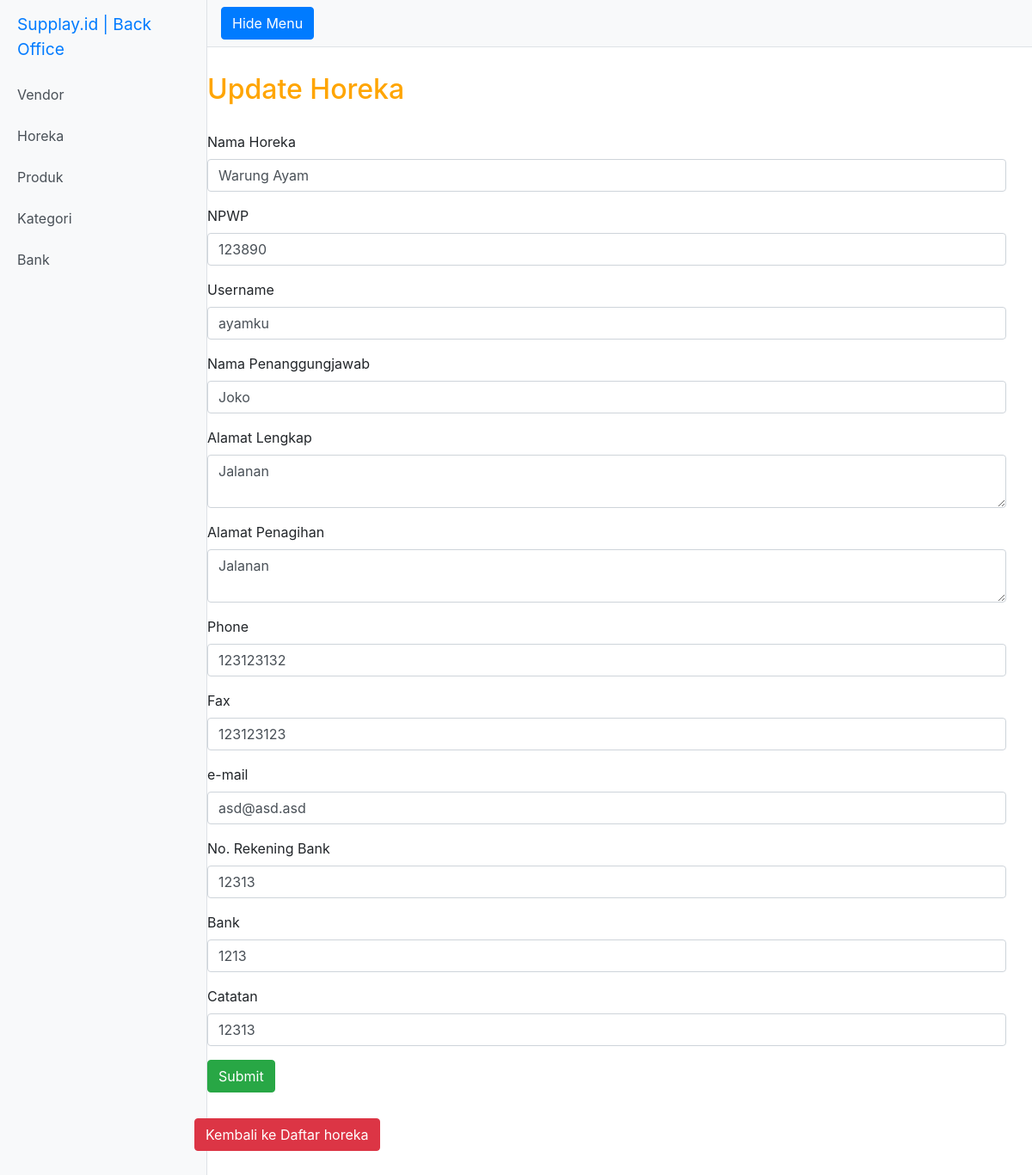
Screenshot of /index.php/horeka/update/62006283 with the database file from the repository.
### tables this page shows
CREATE TABLE `horeka` (
  `horeka_id` int(10) NOT NULL,
  `h_name` varchar(255) NOT NULL,
  `h_npwp` varchar(100) NOT NULL,
  `h_username` varchar(20) NOT NULL,
  `h_password` varchar(20) NOT NULL,
  `h_pic_name` varchar(255) NOT NULL,
  `h_address` varchar(255) NOT NULL,
  `h_biz_address` varchar(255) NOT NULL,
  `h_city` varchar(255) NOT NULL,
  `h_province` varchar(255) NOT NULL,
  `h_phone` varchar(255) NOT NULL,
  `h_fax` varchar(255) NOT NULL,
  `h_email` varchar(255) NOT NULL,
  `bank_id` int(2) NOT NULL,
  `h_bank_acc` varchar(100) NOT NULL,
  `remarks` varchar(255) NOT NULL,
  `status_id` int(1) NOT NULL,
  `created_at` datetime DEFAULT NULL,
  `updated_at` datetime DEFAULT NULL
);

### application/controllers/Horeka.php (called while the page is built, shortened)
<?php
class Horeka extends CI_Controller {
    public function update($horeka_id) {
        $this->load->model("HorekaModel");
        $up_data['horeka']=$this->HorekaModel->getInfo('horeka_id', $horeka_id);
        $this->load->view("template/header");
        $this->load->view("horeka/updatehoreka", $up_data);
        $this->load->view("template/footer");
    }
}
?>

### index.php (called while the page is built, shortened)
<?php
require_once BASEPATH.'core/CodeIgniter.php';

### application/models/HorekaModel.php (called while the page is built, shortened)
<?php
class HorekaModel extends CI_Model {
    public function getInfo($field, $value){
        $this->db->where($field, $value);
        $query = $this->db->get('horeka');
        return $query->row_array();
    }
}
?>

### application/views/horeka/updatehoreka.php (the view, shortened to what this page needs)
<div class="container body-content">
  <div class="row notification">
  <h2 class="col-md-12 pagetitle" style="padding: 0; margin: 0;">Update Horeka</h2>
  <div class="row warzone">
    <div class="col-md-12">
      <form method="post">
        <div class="form-group">
          <label for="h_name">Nama Horeka</label>
          <input class="form-control" id="h_name" required type="text" name="h_name" value="<?php echo $horeka['h_name']; ?>">
        </div>
        <div class="form-group">
          <label for="h_npwp">NPWP </label>
          <input class="form-control" id="h_npwp" required type="text" name="h_npwp" value="<?php echo $horeka['h_npwp']; ?>">
        </div>
        <div class="form-group">
          <label for="h_username">Username</label>
          <input class="form-control" id="h_username" required type="text" name="h_username" value="<?php echo $horeka['h_username']; ?>">
        </div>
        <div class="form-group">
          <label for="h_pic_name">Nama Penanggungjawab</label>
          <input class="form-control" id="h_pic_name" required type="text" name="h_pic_name" value="<?php echo $horeka['h_pic_name']; ?>">
        </div>
        <div class="form-group">
          <label for="h_address">Alamat Lengkap</label>
          <textarea class="form-control" id="h_address" required name="h_address"><?php echo $horeka['h_address']; ?>
          </textarea>
        </div>
        <div class="form-group">
          <label for="h_biz_address">Alamat Penagihan</label>
          <textarea class="form-control" id="h_biz_address" required name="h_biz_address"><?php echo $horeka['h_biz_address']; ?>
          </textarea>
        </div>
        <div class="form-group">
          <label for="h_phone">Phone</label>
          <input class="form-control" id="h_phone" required type="text" name="h_phone" value="<?php echo $horeka['h_phone']; ?>">
        </div>
        <div class="form-group">
          <label for="h_fax">Fax</label>
          <input class="form-control" id="h_fax" required type="text" name="h_fax" value="<?php echo $horeka['h_fax']; ?>">
        </div>
        <div class="form-group">
          <label for="h_email">e-mail</label>
          <input class="form-control" id="h_email" required type="email" name="h_email" value="<?php echo $horeka['h_email']; ?>">
        </div>
        <div class="form-group">
          <label for="h_bank_acc">No. Rekening Bank</label>
          <input class="form-control" id="h_bank_acc" required type="text" name="h_bank_acc" value="<?php echo $horeka['h_bank_acc']; ?>">
        </div>
        <div class="form-group">
          <label for="bank_id">Bank</label>
          <input class="form-control" id="bank_id" required type="text" name="bank_id" value="<?php echo $horeka['bank_id']; ?>">
        </div>
        <div class="form-group">
          <label for="remarks">Catatan</label>
          <input class="form-control" id="remarks" type="text" name="remarks" value="<?php echo $horeka['remarks']; ?>">
        </div>
        <button type="submit" class="btn btn-success" name="submit">Submit</button>
      </form>
    </div>
  </div>
  <div class="row">
    <div class="col-md-12 backto">
      <a href="<?php echo base_url(); ?>index.php/horeka" class="btn btn-danger" role="button">Kembali ke Daftar horeka</a>
    </div>
  </div>
</div>

### public/style.css (style rules this page uses)
.backto { padding:0 !important; margin: 0; width: 100%; }
.pagetitle { color: orange; padding-top:30px; }
.warzone { padding-top:30px; padding-bottom:30px; width: 100%; }
.body-content { padding-top: 30px; padding-bottom: 30px; padding-left:100px; }
body { overflow-x: hidden; }

### rows the page displays
horeka: h_name "Warung Ayam", h_npwp "123890", h_username "ayamku", h_pic_name "Joko", h_address "Jalanan", h_biz_address "Jalanan", h_phone "123123132", h_fax "123123123", h_email "asd@asd.asd", h_bank_acc "12313", bank_id "1213", remarks "12313"
